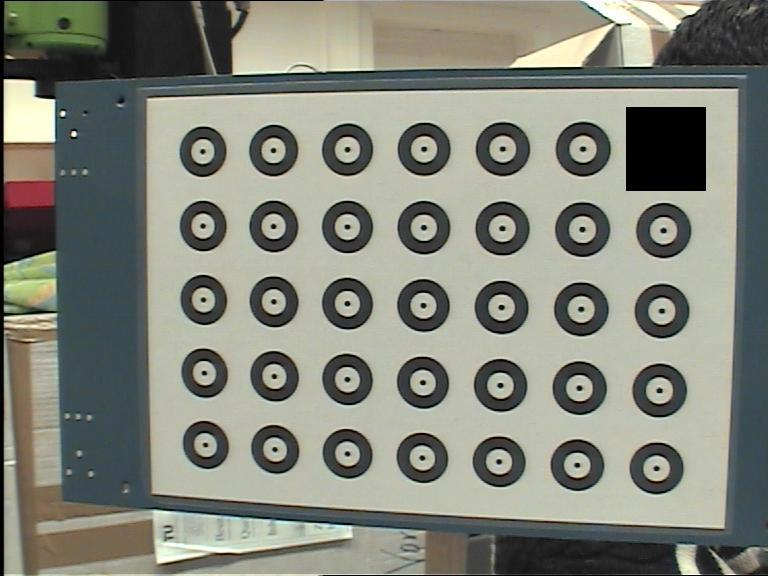
%> input picture code/dora/tags/aug09/coma-devel/tools/camcalb2/sampleimages/img1.jpg, 768 x 576 px
$ octave --eval "result = segmentImg(imread('../../../../../../../dora/tags/aug09/coma-devel/tools/camcalb2/sampleimages/img1.jpg'));"   (GNU Octave 9; MATLAB toolbox functions it lacks are replaced by stand-ins)
%> lines starting %> are read from the running program, lines starting %| are printed output that depends on the picture; in (x1, y1, x2, y2) boxes, pixels count from 0 and x2, y2 are one past the last pixel; in counts of white or black regions, pixels touching at a corner belong together; the program's own positions count from 1
### code/binding/development/subarchitectures/vision/src/matlab/CLF/Otsu.m
% This function calculates the threshold for the binarisation of
% images by the OTSU technique.
%
% [threshold,Hs] = otsu(ima);
%	ima 	: input image
%  threshold: optimal threshold
%  Hs	: value of the criterion to maximise for each value of s

function [threshold,Hs] = Otsu(ima)

% First get the histogram
LHist = 256;	% nb of levels of the hsitogram
[hist,binloc] = imhist(ima,LHist);
% Make it a probability:
s = size(ima);
hist = hist/(s(1)*s(2));
% Second calculates the criterion

%Init
Pinf = 0;  	% Pi of the formula
Psup = 1;	% Ps of the formula
sinf = 0;	% Min possible s;
muinf = 0;	% mu_i of the formula
ssup = (0:LHist-1)*hist;
Hs = zeros(1,LHist);
% Calculus
for s = 0:LHist-1
   % proportions
   Pinf = Pinf+hist(s+1);
   Psup = 1-Pinf;	% As Pinf+Psup =1;
   % Local means
   sinf = sinf+s*hist(s+1);	% Numerator for mu_i
   ssup = ssup-s*hist(s+1);	% Numerator for mu_s
   if (Pinf ~=0)
      muinf = sinf/Pinf;
   else
      muinf = 0;
   end
   if (Psup~=0)
      musup = ssup/Psup;
   else
      musup = 0;
   end
   Hs(s+1) = Pinf*Psup*(muinf-musup)^2;
end
thrBin = find(Hs == max(Hs));	% optimal threshold
if length(thrBin>1) thrBin=round((thrBin(end)+thrBin(1))/2); end;
threshold=binloc(thrBin);

return;

clf;
plot(Hs);
hold on;
plot(thrBin,0:max(Hs),'-r');
disp('Press a key to see the resulting image');
pause;
hold off;
imagesc(ima>threshold);
colormap(gray);

### code/binding/development/subarchitectures/vision/src/matlab/CLF/segmentImg.m
function [x,b]=segmentImg(x);
%b=segmentImg(x);
%Segment image.
%x: RGB image
%b: segmentation mask

xg=rgb2gray(x);
thr=Otsu(xg);
b=xg>thr;
%> in segmentImg, `xg=rgb2gray(x);`:
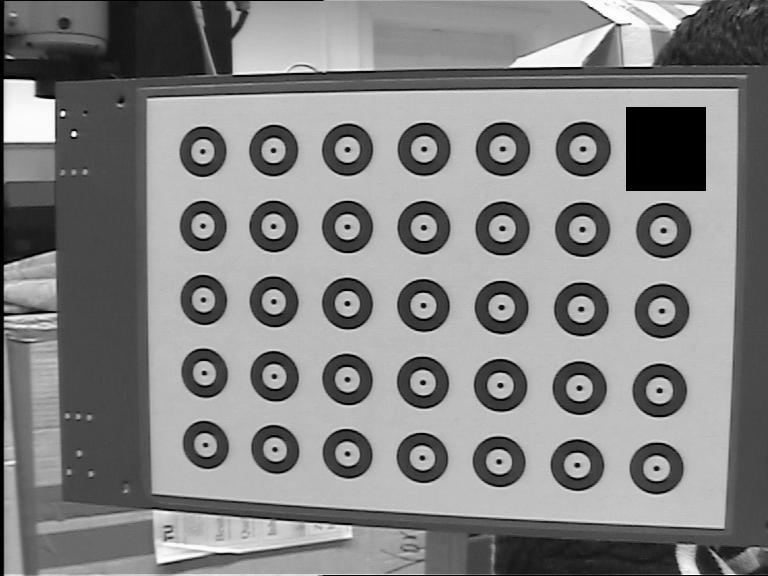
%> xg: size 576x768 uint8; min 0, max 255, mean 130.9
%> in Otsu, `[hist,binloc] = imhist(ima,LHist);`: hist = 256 values, max 22832 at index 191, min 32 at index 256, mean 1728; binloc = 256 values from 0 to 255
%> in Otsu, `hist = hist/(s(1)*s(2));`: hist = 256 values, max 0.0516 at index 191, min 7.23e-05 at index 256, mean 0.00391
%> in Otsu, `ssup = (0:LHist-1)*hist;`: ssup = 130.9
%> the loop in Otsu, `for s = 0:LHist-1` made 256 passes
%> (Pinf, Psup, sinf, ssup, muinf, musup) on passes 1 to 12: (0.0134, 0.987, 0, 130.9, 0, 132.7), (0.017, 0.983, 0.00365, 130.9, 0.215, 133.2), (0.0193, 0.981, 0.00817, 130.9, 0.423, 133.5), (0.021, 0.979, 0.0132, 130.9, 0.63, 133.7), (0.0225, 0.977, 0.0195, 130.9, 0.864, 133.9), (0.0234, 0.977, 0.024, 130.9, 1.02, 134), (0.0244, 0.976, 0.0299, 130.9, 1.22, 134.1), (0.0254, 0.975, 0.0367, 130.9, 1.45, 134.3), (0.0263, 0.974, 0.0439, 130.9, 1.67, 134.4), (0.0271, 0.973, 0.0513, 130.8, 1.89, 134.5), (0.0279, 0.972, 0.0588, 130.8, 2.11, 134.6), (0.0286, 0.971, 0.0667, 130.8, 2.33, 134.7)
%> after the loop in Otsu, `for s = 0:LHist-1`: Hs = 256 values, max 3599.5 at index 124, min -2.36e-11 at index 256, mean 1892.2; Pinf = 1; muinf = 130.9; musup = 457; sinf = 130.9; ssup = -1.01e-13
%> in Otsu, `thrBin = find(Hs == max(Hs));`: thrBin = 124
%> in Otsu, `threshold=binloc(thrBin);`: threshold = 123
%> in segmentImg, `b=xg>thr;`:
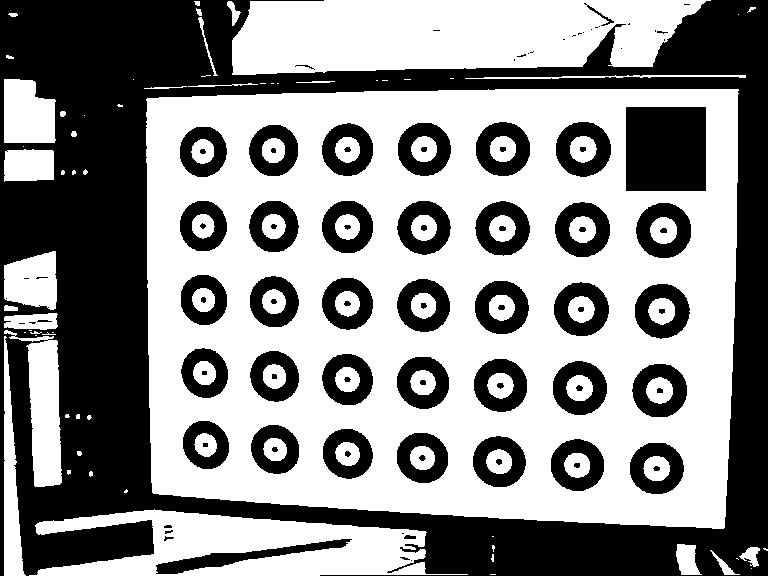
%> b: size 576x768 logical; 55.8% white; 104 black regions (27 under 20 px), largest, box (x1, y1, x2, y2) and area: (0, 0, 768, 576) 130604, (626, 107, 706, 191) 6720, (556, 122, 611, 177) 1819
%> further down, result is the input picture: size 576x768x3 uint8; mean R, G, B 130.4, 132.8, 122.1

$ run again, on code/dora/tags/aug09/coma-devel/tools/camcalb2/sampleimages/img2.jpg
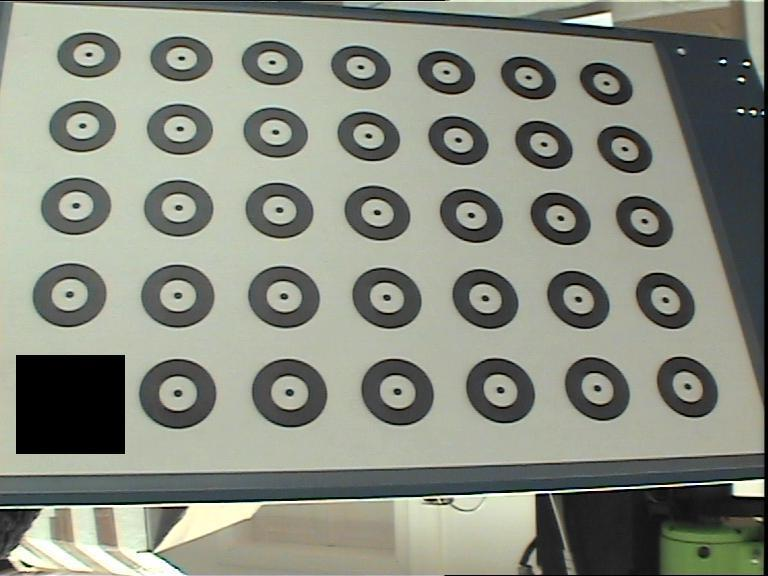
%> input picture code/dora/tags/aug09/coma-devel/tools/camcalb2/sampleimages/img2.jpg, 768 x 576 px
%> in segmentImg, `xg=rgb2gray(x);`:
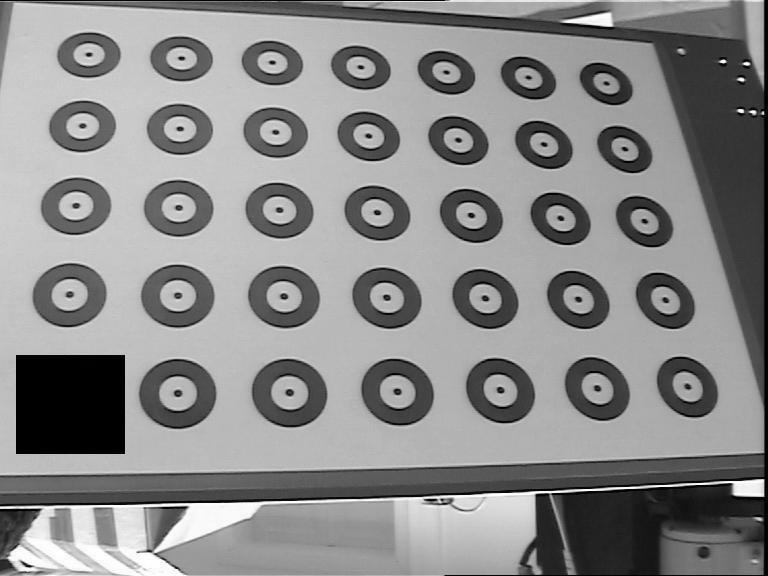
%> xg: size 576x768 uint8; min 0, max 255, mean 138.3
%> in Otsu, `[hist,binloc] = imhist(ima,LHist);`: hist = 256 values, max 9491 at index 1, min 80 at index 256, mean 1728; binloc = 256 values from 0 to 255
%> in Otsu, `hist = hist/(s(1)*s(2));`: hist = 256 values, max 0.0215 at index 1, min 0.000181 at index 256, mean 0.00391
%> in Otsu, `ssup = (0:LHist-1)*hist;`: ssup = 138.3
%> the loop in Otsu, `for s = 0:LHist-1` made 256 passes
%> (Pinf, Psup, sinf, ssup, muinf, musup) on passes 1 to 8: (0.0215, 0.979, 0, 138.3, 0, 141.4), (0.0261, 0.974, 0.00469, 138.3, 0.179, 142.1), (0.0278, 0.972, 0.00796, 138.3, 0.287, 142.3), (0.029, 0.971, 0.0118, 138.3, 0.405, 142.5), (0.0304, 0.97, 0.0173, 138.3, 0.568, 142.7), (0.0315, 0.969, 0.0226, 138.3, 0.718, 142.8), (0.0326, 0.967, 0.0293, 138.3, 0.899, 143), (0.0334, 0.967, 0.035, 138.3, 1.05, 143.1)
%> after the loop in Otsu, `for s = 0:LHist-1`: Hs = 256 values, max 3273.9 at index 123, min 3.05e-11 at index 256, mean 1747.3; Pinf = 1; muinf = 138.3; musup = -96.09; sinf = 138.3; ssup = -5.33e-14
%> thrBin = 123
%> threshold = 122
%> in segmentImg, `b=xg>thr;`:
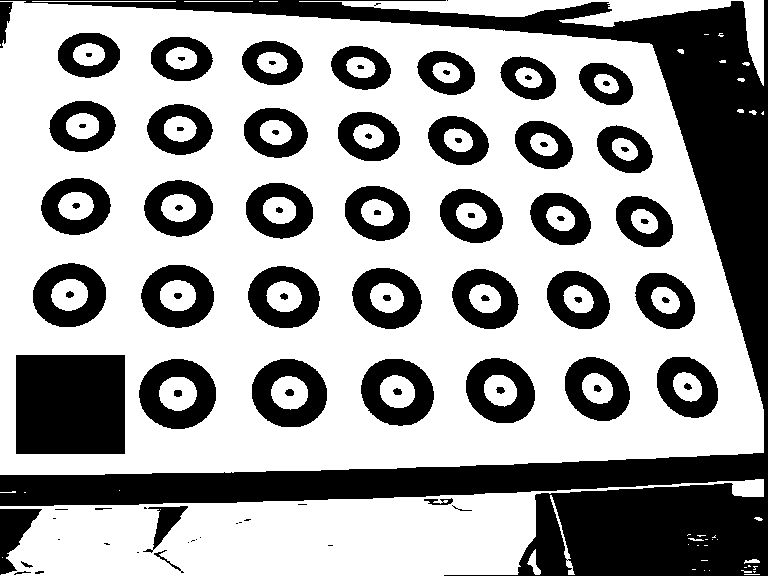
%> b: size 576x768 logical; 63.6% white; 97 black regions (17 under 20 px), largest, box (x1, y1, x2, y2) and area: (0, 0, 768, 576) 74772, (16, 355, 125, 454) 10791, (139, 359, 216, 429) 3206
%> result is the input picture: size 576x768x3 uint8; mean R, G, B 137, 140.8, 129

$ run again, on code/dora/tags/aug09/coma-devel/tools/camcalb2/sampleimages/img3.jpg
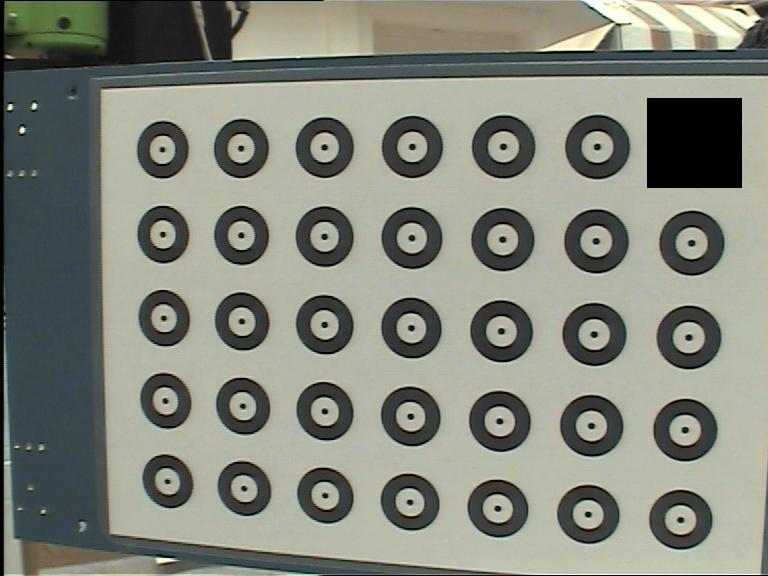
%> input picture code/dora/tags/aug09/coma-devel/tools/camcalb2/sampleimages/img3.jpg, 768 x 576 px
%> in segmentImg, `xg=rgb2gray(x);`:
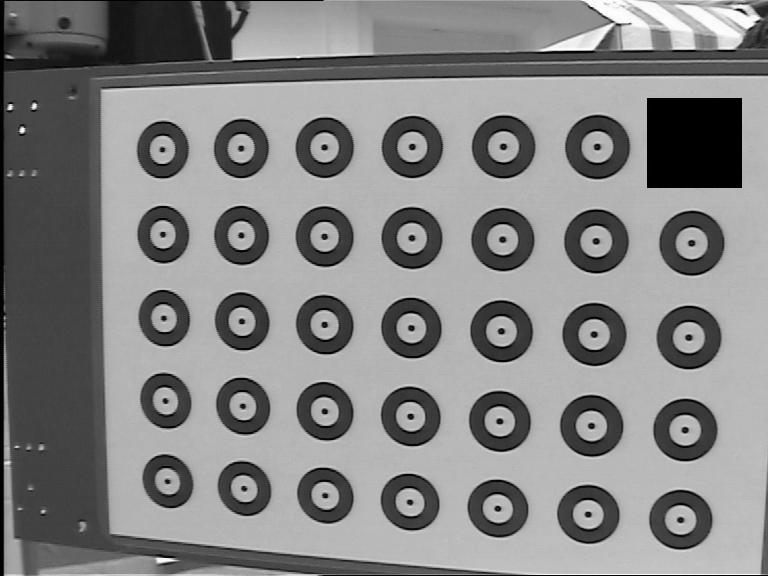
%> xg: size 576x768 uint8; min 0, max 255, mean 132
%> in Otsu, `[hist,binloc] = imhist(ima,LHist);`: hist = 256 values, max 23957 at index 181, min 8 at index 256, mean 1728; binloc = 256 values from 0 to 255
%> in Otsu, `hist = hist/(s(1)*s(2));`: hist = 256 values, max 0.0542 at index 181, min 1.81e-05 at index 256, mean 0.00391
%> in Otsu, `ssup = (0:LHist-1)*hist;`: ssup = 132
%> the loop in Otsu, `for s = 0:LHist-1` made 256 passes
%> (Pinf, Psup, sinf, ssup, muinf, musup) on passes 1 to 8: (0.0171, 0.983, 0, 132, 0, 134.3), (0.0212, 0.979, 0.00418, 132, 0.197, 134.9), (0.0235, 0.977, 0.00871, 132, 0.371, 135.2), (0.0252, 0.975, 0.0139, 132, 0.549, 135.4), (0.0265, 0.973, 0.0191, 132, 0.72, 135.6), (0.0275, 0.972, 0.0241, 132, 0.876, 135.8), (0.0283, 0.972, 0.029, 132, 1.02, 135.9), (0.0291, 0.971, 0.0344, 132, 1.18, 136)
%> after the loop in Otsu, `for s = 0:LHist-1`: Hs = 256 values, max 3423.5 at index 119, min 1.79e-11 at index 256, mean 1732.6; Pinf = 1; muinf = 132; musup = -269.2; sinf = 132; ssup = -2.99e-14
%> thrBin = 119
%> threshold = 118
%> in segmentImg, `b=xg>thr;`:
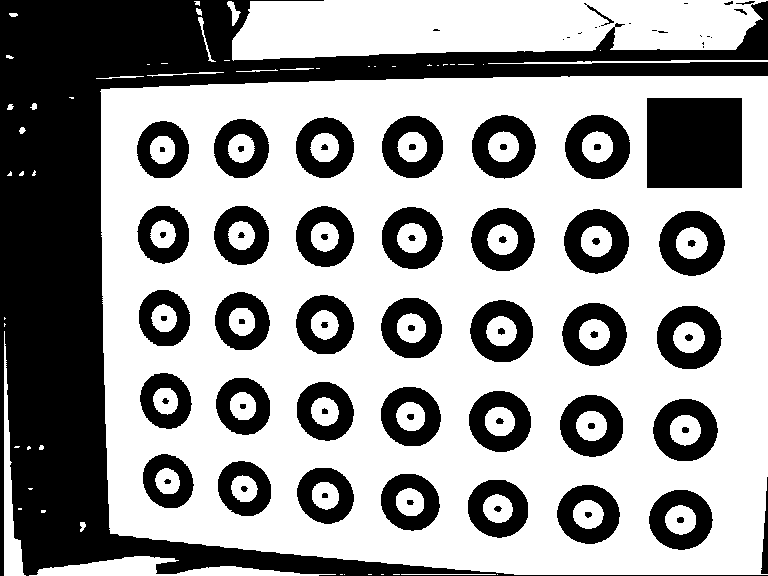
%> b: size 576x768 logical; 61.3% white; 90 black regions (15 under 20 px), largest, box (x1, y1, x2, y2) and area: (0, 0, 768, 576) 88531, (647, 98, 742, 188) 8550, (659, 211, 725, 276) 2537
%> result is the input picture: size 576x768x3 uint8; mean R, G, B 131, 134.2, 123.6
